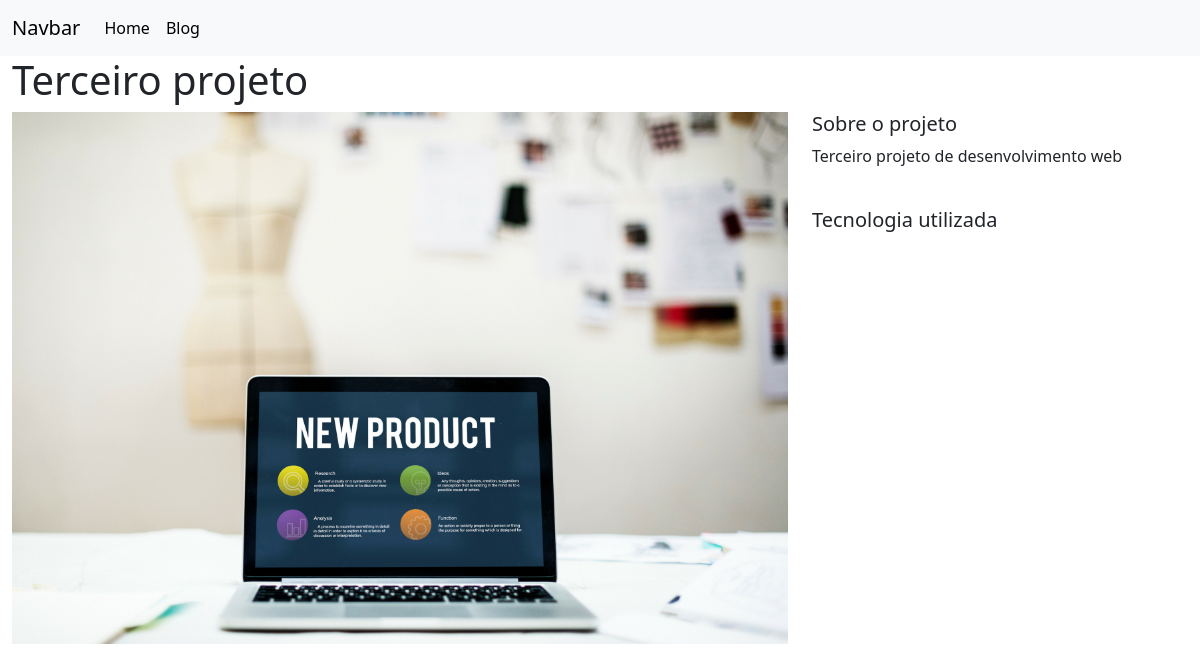
/projetos/6/, run on the app's committed database.
### projetos/models.py (models this page shows, shortened)
class Projeto(models.Model):
    titulo = models.CharField(max_length=100)
    descricao = models.TextField()
    tecnologias = models.CharField(max_length=20)
    imagem = models.FileField(upload_to='imagens_projetos', blank=True)
    publicado = models.BooleanField(default=False)

### projetos/views.py (the view)
# urls.py: path('<int:pk>/', views.detalhe, name='detalhe'),
def detalhe(request, pk):
    projeto = Projeto.objects.get(pk=pk)
    context = {
        'projeto': projeto
    }
    return render(request, 'projetos/detalhe.html', context)

### projetos/templates/projetos/detalhe.html (shortened to what this page needs)
{% extends 'base.html' %}
{% block page_content %}
<h1>{{ projeto.titulo }}</h1>
<div class="row">
    <div class="col-md-8">
        {% if not projeto.imagem %}
        <img src="{{ projeto.imagem.url }}" alt=" imagem ampliada do projeto" width="100%">
        {% else %}
        <img class="card-img-top" src="{{ projeto.imagem.url }}" alt="Imagem do projeto" width="100%" />
        {% endif %}
    </div>
    <div class="col-md-4">
        <h5>Sobre o projeto</h5>
        <p>{{ projeto.descricao }}</p>
        <br>
        <h5>Tecnologia utilizada</h5>
    </div>
</div>
{% endblock %}

### data on the page
Projeto: titulo "Terceiro projeto", imagem (picture), descricao "Terceiro projeto de desenvolvimento web"
